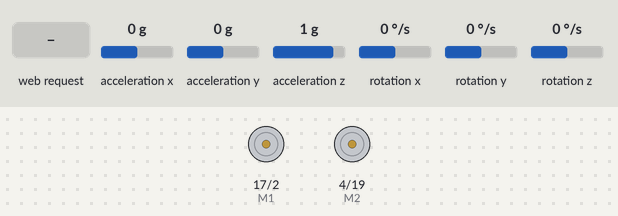
Recording of a sketch running on a simulated ESP32. Parts: direction and speed pins drawn as motors (green arrow = direction pin HIGH = forward, orange = LOW = backward, longer = more drive). The inputs (shaded band) are chosen by the test bench; at power-on: acceleration x 0 g, acceleration y 0 g, acceleration z 1 g, rotation x 0 °/s, rotation y 0 °/s, rotation z 0 °/s. WiFi joins after 1.5 s; servers stay silent unless stated; what the sketch prints to the serial monitor is not drawn.

Above: at 2.7 s.
2.8 s: HTTP request GET /forward received
At 3.2 s:
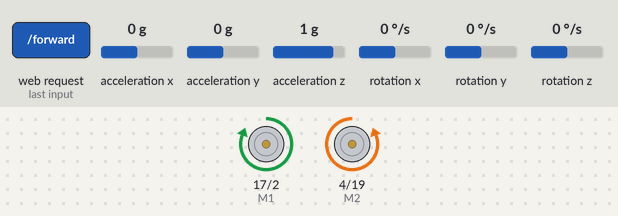
4.8 s: HTTP request GET /left received
6.3 s: HTTP request GET /right received
Timing chart, 0 to 9.3 s (numbered marks = the images above; inputs shaded):
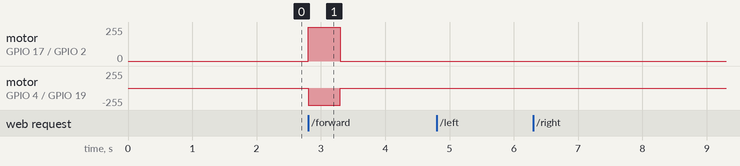

Measured:
- after the input at 2.8 s, motor on GPIO 17 (M1) / GPIO 2 (E1): stopped → forward 255/255 at once, → stopped 0.50 s later; motor on GPIO 4 (M2) / GPIO 19 (E2): stopped → backward 255/255 at once, → stopped 0.50 s later

The sketch:

mpu_motors.ino
```cpp
#include "I2Cdev.h"
#include "I2Cdev.h"
#include "MPU6050.h"
#include "Wire.h"

#include <WiFi.h>
#include <ArduinoOTA.h>
// or for ESP32: #include <WiFi.h>

const char* ssid = "telenet-799DCED";
const char* password = "";
WiFiServer server(80);

// Variable to store the HTTP request
String header;

int E1 = 2;
int M1 = 17;
int E2 = 19;
int M2 = 4;

int turnDuration = 350;

//mpu stuff

MPU6050 mpu;

// Global variables to keep track of the angle and the initial angle
float angleZ = 0;
float initialAngleZ = 0.0;
bool initialAngleSet = false;
unsigned long lastTime = 0;

bool isTurning = false;


void setup() {
  pinMode(M1, OUTPUT);
  pinMode(M2, OUTPUT);
  analogWrite(E2, 0); // Set speed
  digitalWrite(M2, HIGH); // Move forward
  Wire.begin(5,4);
  Serial.begin(9600);
  WiFi.begin(ssid, password);


  while (WiFi.status() != WL_CONNECTED) {
    delay(500);
    Serial.print(".");
  }


  Serial.println("");
  Serial.println("WiFi connected");
  Serial.println("IP address: ");
  Serial.println(WiFi.localIP());

  server.begin();

    ArduinoOTA.onStart([]() {
    String type;
    if (ArduinoOTA.getCommand() == U_FLASH)
      type = "sketch";
    else // U_SPIFFS
      type = "filesystem";

    // NOTE: if updating SPIFFS this would be the place to unmount SPIFFS using SPIFFS.end()
    Serial.println("Start updating " + type);
  });
  ArduinoOTA.onEnd([]() {
    Serial.println("\nEnd");
  });
  ArduinoOTA.onProgress([](unsigned int progress, unsigned int total) {
    Serial.printf("Progress: %u%%\r", (progress / (total / 100)));
  });
  ArduinoOTA.onError([](ota_error_t error) {
    Serial.printf("Error[%u]: ", error);
    if (error == OTA_AUTH_ERROR) Serial.println("Auth Failed");
    else if (error == OTA_BEGIN_ERROR) Serial.println("Begin Failed");
    else if (error == OTA_CONNECT_ERROR) Serial.println("Connect Failed");
    else if (error == OTA_RECEIVE_ERROR) Serial.println("Receive Failed");
    else if (error == OTA_END_ERROR) Serial.println("End Failed");
  });
  ArduinoOTA.begin();

  mpu.initialize();

  if (!mpu.testConnection()) {
      Serial.println("MPU6050 connection failed");
      while (1);
  }

  // Use this code to calibrate the MPU6050 and set offsets
  // mpu.setXGyroOffset();
//   mpu.setYGyroOffset();
//   mpu.setZGyroOffset();
  Serial.println("done init MPU6050");
}


void loop() {

  ArduinoOTA.handle();
  WiFiClient client = server.available(); // Listen for incoming clients

  if (client) {
    String currentLine = "";
    while (client.connected()) {
      if (client.available()) {
        char c = client.read();
        if (c == '\n') {
          if (currentLine.length() == 0) {
            // Send a standard HTTP response header
            client.println("HTTP/1.1 200 OK");
            client.println("Content-type:text/html");
            client.println("Connection: close");
            client.println();
            // Send the HTML content
            client.println("<!DOCTYPE html>");
            client.println("<html>");
            client.println("<body>");
            client.println("<h2>ESP32 Motor Control</h2>");
            client.println("<p><a href=\"/forward\"><button class=\"button\">Forward</button></a></p>");
            client.println("<p><a href=\"/left\"><button class=\"button\">Left</button></a></p>");
            client.println("<p><a href=\"/right\"><button class=\"button\">Right</button></a></p>");
            client.println("<p><a href=\"/stop\"><button class=\"button button2\">Stop</button></a></p>");
            client.println("</body>");
            client.println("</html>");

            break;
          } else {
            currentLine = "";
          }
        } else if (c != '\r') {
          currentLine += c;
        }


        // Check the request route
        if (currentLine.endsWith("GET /forward")) {
          Serial.println("moving forward");
          move_forward();
        } else if (currentLine.endsWith("GET /left")) {
          Serial.println("moving left");
          move_left();
        } else if (currentLine.endsWith("GET /right")) {
          Serial.println("moving right");
          move_right();
        }
        else{
          stop_moving();
        }

        // Read and handle MPU6050 data
        if (isTurning) {
         // Read raw gyro values
            int16_t ax, ay, az;
            int16_t gx, gy, gz;
            mpu.getMotion6(&ax, &ay, &az, &gx, &gy, &gz);

            // Convert gyroscope values to degrees/sec
            float gyroZ = gz / 131.0;

            // Current time in milliseconds
            unsigned long currentTime = millis();
            if (lastTime == 0) {
                lastTime = currentTime; // Initialize lastTime
            }

            // Time difference in seconds
            float deltaTime = (currentTime - lastTime) / 1000.0;
            lastTime = currentTime;

            // Integrate the gyroscope data
            angleZ += gyroZ * deltaTime;

          // Check if the turn is completed
          if (checkTurnCompleted()) {
              // Stop the motors
              stop_moving();
              isTurning = false;
              Serial.println("Turn completed");
          }
        }
      }
    }
    client.stop();
  }
}

void startTurning() {
  // Set the initial angle to the current angle
  initialAngleZ = angleZ;
  isTurning = true;
}

bool checkTurnCompleted() {
  // Check if the rotation around Z-axis is close to 90 degrees from the initial angle
  float angleDifference = abs(angleZ - initialAngleZ);
  return (angleDifference > 88 && angleDifference < 93);
}

void move_forward() {
  // Forward movement code
  analogWrite(E1, 255); // Set speed
  analogWrite(E2, 255); // Set speed
  digitalWrite(M1, HIGH); // Move forward
  digitalWrite(M2, LOW); // Move forward

  delay(500);

  // Stop motors after turning
  analogWrite(E2, 0);
  analogWrite(E1, 0);
  digitalWrite(M2, HIGH);
  digitalWrite(M1, LOW);
}

void move_left() {
  // Left turn code for 90-degree stationary turn
  analogWrite(E1, 255); // Set speed for motor 1
  analogWrite(E2, 255); // Set speed for motor 2
  digitalWrite(M1, HIGH); // Run motor 1 forward
  digitalWrite(M2, HIGH); // Run motor 2 backward

  startTurning(); // Start turning and initialize the gyroscope measurement

//  delay(turnDuration); // Wait for the duration of the turn
//
//  // Stop motors after turning
//  analogWrite(E1, 0);
//  analogWrite(E2, 0);
//  digitalWrite(M1, LOW);
//  digitalWrite(M2, HIGH);
}

void move_right() {
  // Right turn code for 90-degree stationary turn
  analogWrite(E1, 255); // Set speed for motor 1
  analogWrite(E2, 255); // Set speed for motor 2
  digitalWrite(M1, LOW); // Run motor 1 backward
  digitalWrite(M2, LOW); // Run motor 2 forward

  startTurning();

//  delay(turnDuration); // Wait for the duration of the turn
//
//  // Stop motors after turning
//  analogWrite(E1, 0);
//  analogWrite(E2, 0);
//  digitalWrite(M1, LOW);
//  digitalWrite(M2, HIGH);
}
void stop_moving() {
  analogWrite(E1, 0); // Stop one motor for turning
  analogWrite(E2, 0); // Set speed
  digitalWrite(M1, LOW);
  digitalWrite(M2, HIGH);
}
```
